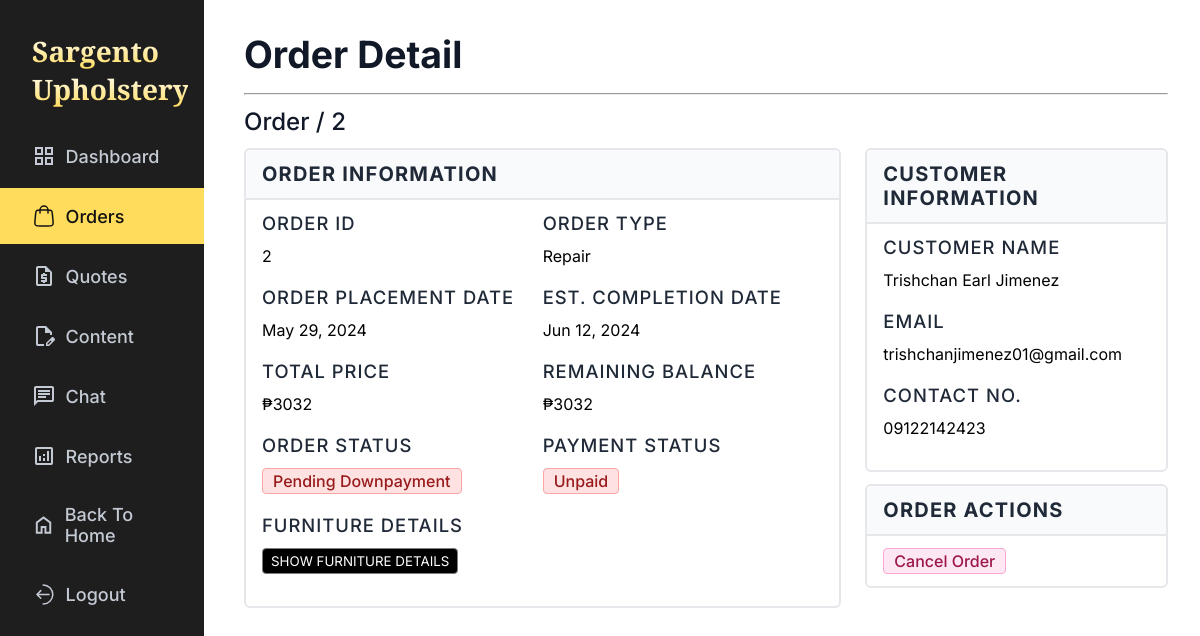
Before: /admin/order_details.php?order-id=2 with the older database file.
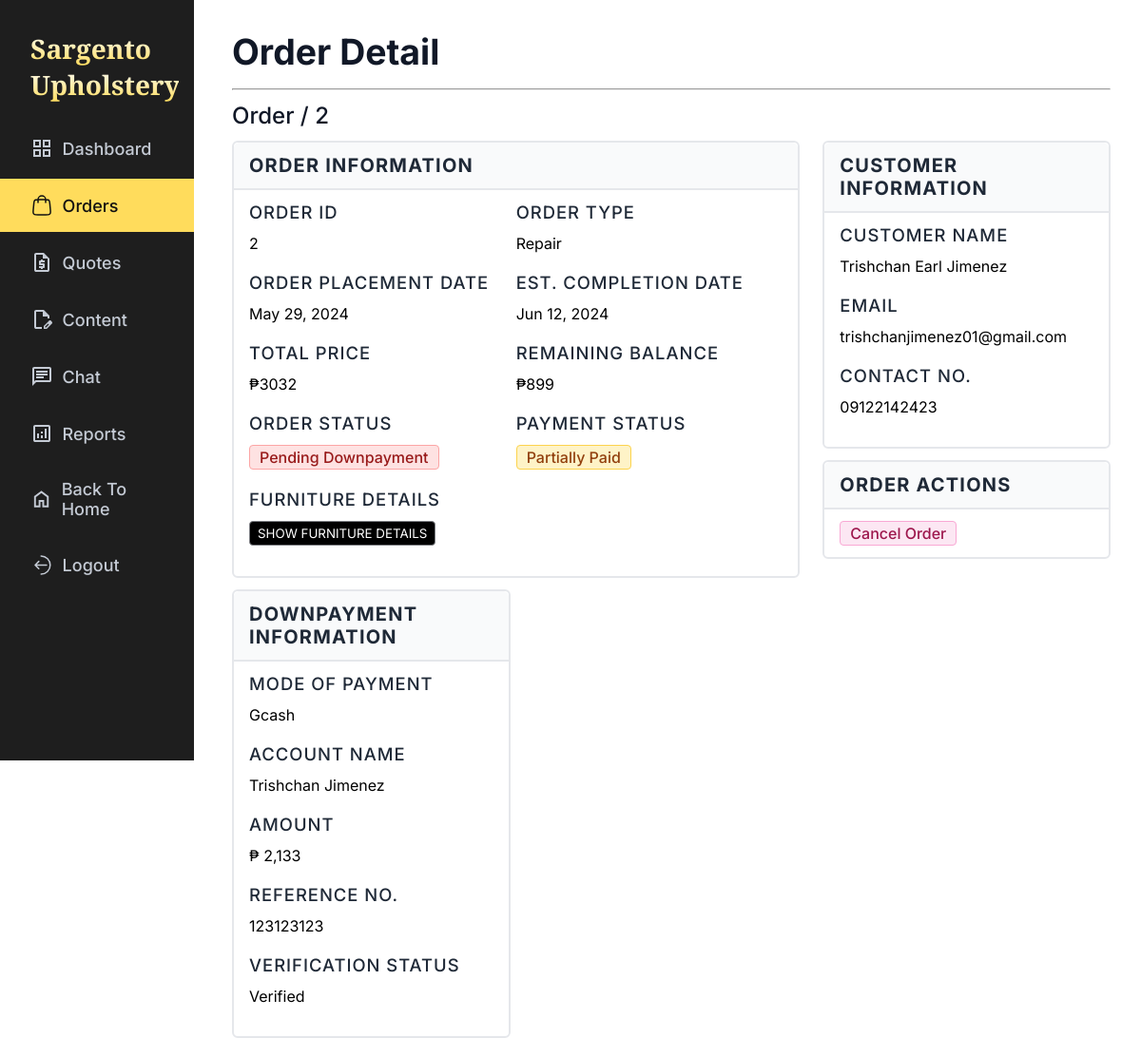
After: the same page with the newer database file.
### tables this page shows
CREATE TABLE `quotes` (
  `quote_id` int NOT NULL,
  `customer_id` int DEFAULT NULL,
  `service_type` enum('','repair','mto') DEFAULT NULL,
  `total_price` float DEFAULT NULL,
  `quote_status` enum('pending','approved','modified','rejected','accepted','cancelled') DEFAULT 'pending',
  `rejection_reason` text,
  `created_at` timestamp NULL DEFAULT CURRENT_TIMESTAMP,
  `updated_at` timestamp NULL DEFAULT CURRENT_TIMESTAMP ON UPDATE CURRENT_TIMESTAMP
);

CREATE TABLE `downpayment` (
  `downpay_id` int NOT NULL,
  `order_id` int DEFAULT NULL,
  `downpay_method` enum('gcash','paymaya','cash') DEFAULT NULL,
  `downpay_img_path` text,
  `downpay_account_name` varchar(255) DEFAULT NULL,
  `downpay_amount` float DEFAULT NULL,
  `downpay_ref_no` varchar(255) DEFAULT NULL,
  `downpay_verification_status` enum('waiting_for_verification','needs_reverification','verified') DEFAULT NULL
);

### admin/order_details.php (the view, shortened to what the changed rows need)
<?php
    include_once("../notif.php");
    include_once("../alert.php");
    $order_id = $_GET['order-id'];
    $query = "
        SELECT
            *,
            O.created_at AS placement_date
        FROM (
            SELECT *
            FROM orders
            WHERE order_id = :order_id) AS O
        JOIN quotes Q USING(quote_id)
        JOIN users U ON U.user_id = Q.customer_id
        LEFT JOIN
            downpayment USING(order_id)
        LEFT JOIN
            fullpayment USING(order_id)
        LEFT JOIN
            items I USING(quote_id)
        LEFT JOIN
            customs C USING(custom_id)
        LEFT JOIN
            delivery D USING(order_id)
        LEFT JOIN
            pickup P USING(order_id)
    ";
    $stmt = $conn->prepare($query);
    $stmt->bindParam(':order_id', $order_id);
    $stmt->execute();
    $order = $stmt->fetch(PDO::FETCH_ASSOC);
    $payment_status = str_replace("_", "-", $order['payment_phase']);
    $payment_status_text = ucwords(str_replace("_", " ", $order['payment_phase']));
?>
<!DOCTYPE html>
<html lang="en">
<head>
    <link rel="stylesheet" href="../css/global.css">
    <link rel="stylesheet" href="../css/admin/orders.css">
</head>
<body class="orders">
    <?php require 'sidebar.php' ?>
    <div class="order-detail">
        <div class="detail">
            <div class="left">
                <div class="order-information">
                    <div class="info-order-detail order-detail-main">
                        <div class="info">
                            <span class="info-name"> TOTAL PRICE </span>
                            <span class="info-detail">
                                <?= is_null($order['total_price']) ? "N/A" : "₱" . $order['total_price'] ?>
                            </span>
                        </div>
                        <div class="info">
                            <span class="info-name"> REMAINING BALANCE </span>
                            <span class="info-detail">
                                <?php
                                    if($order['payment_phase'] === "unpaid") {
                                        echo "₱" . $order['total_price'];
                                    } else if($order['payment_phase'] === "partially_paid") {
                                        echo "₱" . $order['total_price'] - $order['downpay_amount'];
                                    } else {
                                        echo "N/A";
                                    }
                                ?>
                            </span>
                        </div>
                        <div class="info">
                            <span class="info-detail status">
                                <span <?= "data-payment='{$payment_status}'" ?> class="payment-status">
                                    <?= $payment_status_text ?>
                                </span>
                            </span>
                        </div>
                    </div>
                </div>
                <?php if(!is_null($order['downpay_method'])) : ?>
                    <div class='payment-information downpayment-info'>
                        <p class='info-title'>
                            DOWNPAYMENT INFORMATION
                        </p>
                        <div class='info-order-detail payment-info'>
                            <div class='info'>
                                <span class='info-name'>MODE OF PAYMENT</span>
                                <span class='info-detail'>
                                    <?= ucfirst($order['downpay_method']) ?>
                                </span>
                            </div>
                            <div class='info'>
                                <span class='info-name'>ACCOUNT NAME</span>
                                <span class='info-detail'>
                                    <?= $order['downpay_account_name'] ?>
                                </span>
                            </div>
                            <div class='info'>
                                <span class='info-name'>AMOUNT</span>
                                <span class='info-detail'>
                                    <?= '₱ ' . number_format($order['downpay_amount']) ?>
                                </span>
                            </div>
                            <div class='info'>
                                <span class='info-name'>REFERENCE NO.</span>
                                <span class='info-detail'>
                                    <?= $order['downpay_ref_no'] ?>
                                </span>
                            </div>
                            <div class='info'>
                                <span class='info-name'>VERIFICATION STATUS</span>
                                <span class='info-detail downpayment-status'>
                                    <?= ucfirst(str_replace("_", " ", $order['downpay_verification_status'] ?? '')) ?>
                                </span>
                            </div>
                        </div>
                    </div>
                <?php endif; ?>
            </div>
        </div>
    </div>
</body>
</html>

Changed rows visible on the page:
shown differently, row unchanged: quotes: $order['total_price']-$order['downpay_amount'] (not shown) → "899"; total_price "3032" → (not shown)
added downpayment: downpay_method "Gcash", downpay_account_name "Trishchan Jimenez", downpay_amount "2,133", downpay_ref_no "123123123", downpay_verification_status "Verified"
Other visible differences:
$payment_status_text: "Unpaid" → "Partially Paid"
text now shown: "DOWNPAYMENT INFORMATION MODE OF PAYMENT ACCOUNT NAME AMOUNT REFERENCE NO. VERIFICATION STATUS"
